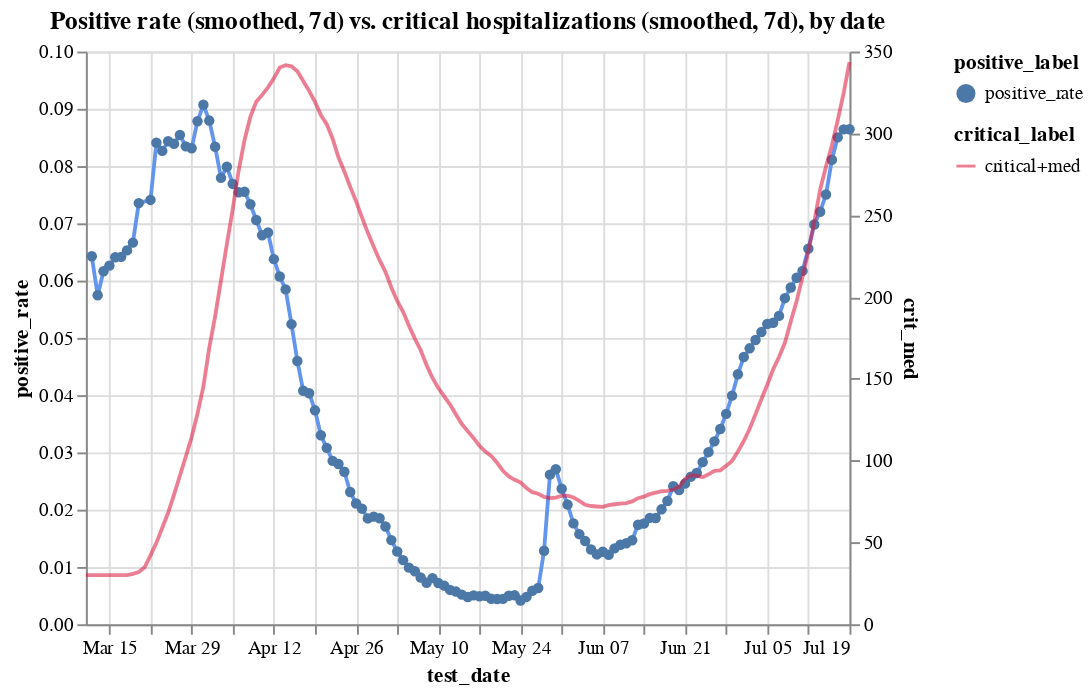

Write notebook code for a chart like this one.
### Code cell
c1 = alt.Chart(hos_and_rate[hos_and_rate.positive_rate<0.115]
               .assign(positive_rate = lambda x: x.positive_rate.ewm(span=7).mean())
               .assign(positive_label ='positive_rate')).mark_line(color='cornflowerblue').encode(
    x='test_date',
    y='positive_rate',
    tooltip=['test_date', 'positive_rate'],
    shape='positive_label'
)
c2 = alt.Chart(hos_and_rate
               .assign(critical_label='critical+med')
               .assign(crit_med = lambda x: (x.critical+x.medium).ewm(span=7).mean())
              ).mark_line(color='crimson').encode(
    x='test_date',
    y='crit_med',
    tooltip=['test_date', 'critical'],
    opacity='critical_label'
)


alt.layer(c1, c2).resolve_scale(y='independent').properties(title='Positive rate (smoothed, 7d) vs. critical hospitalizations (smoothed, 7d), by date')

### Figure 1 — Vega-Lite specification as saved in the notebook (floating-point values rounded to 4 significant figures; data arrays with more than 128 entries replaced by an {"elided": "..."} marker saying what was removed)
{"config": {"view": {"continuousWidth": 400, "continuousHeight": 300}}, "layer": [{"data": {"name": "data-7fb2927742f3cabecd23e253e4aba009"}, "mark": {"type": "line", "color": "cornflowerblue"}, "encoding": {"shape": {"type": "nominal", "field": "positive_label"}, "tooltip": [{"type": "temporal", "field": "test_date"}, {"type": "quantitative", "field": "positive_rate"}], "x": {"type": "temporal", "field": "test_date"}, "y": {"type": "quantitative", "field": "positive_rate"}}}, {"data": {"name": "data-a3caa2de92c61c8c230ca565cef31654"}, "mark": {"type": "line", "color": "crimson"}, "encoding": {"opacity": {"type": "nominal", "field": "critical_label"}, "tooltip": [{"type": "temporal", "field": "test_date"}, {"type": "quantitative", "field": "critical"}], "x": {"type": "temporal", "field": "test_date"}, "y": {"type": "quantitative", "field": "crit_med"}}}], "resolve": {"scale": {"y": "independent"}}, "title": "Positive rate (smoothed, 7d) vs. critical hospitalizations (smoothed, 7d), by date", "$schema": "https://vega.github.io/schema/vega-lite/v4.8.1.json", "datasets": {"data-7fb2927742f3cabecd23e253e4aba009": {"elided": "129 records"}, "data-a3caa2de92c61c8c230ca565cef31654": {"elided": "131 records"}}}
